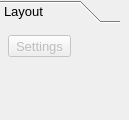
         <widget class="QWidget" name="layoutMode_Page">
          <widget class="QToolBox" name="layout_ToolBox">
           <property name="enabled">
            <bool>true</bool>
           </property>
           <property name="geometry">
            <rect>
             <x>0</x>
             <y>0</y>
             <width>120</width>
             <height>111</height>
            </rect>
           </property>
           <property name="sizePolicy">
            <sizepolicy hsizetype="Preferred" vsizetype="Maximum">
             <horstretch>1</horstretch>
             <verstretch>0</verstretch>
            </sizepolicy>
           </property>
           <property name="minimumSize">
            <size>
             <width>120</width>
             <height>0</height>
            </size>
           </property>
           <property name="maximumSize">
            <size>
             <width>16777215</width>
             <height>16777215</height>
            </size>
           </property>
           <property name="font">
            <font>
             <pointsize>10</pointsize>
            </font>
           </property>
           <property name="toolTip">
            <string/>
           </property>
           <property name="currentIndex">
            <number>0</number>
           </property>
           <property name="tabSpacing">
            <number>4</number>
           </property>
           <widget class="QWidget" name="layout_Page">
            <property name="geometry">
             <rect>
              <x>0</x>
              <y>0</y>
              <width>120</width>
              <height>82</height>
             </rect>
            </property>
            <attribute name="icon">
             <iconset resource="share/resources/toolicon.qrc">
              <normaloff>:/toolicon/32x32/layout_toolbox.png</normaloff>:/toolicon/32x32/layout_toolbox.png</iconset>
            </attribute>
            <attribute name="label">
             <string>Layout</string>
            </attribute>
            <attribute name="toolTip">
             <string>Layout</string>
            </attribute>
            <layout class="QFormLayout" name="formLayout_15">
             <property name="fieldGrowthPolicy">
              <enum>QFormLayout::AllNonFixedFieldsGrow</enum>
             </property>
             <property name="verticalSpacing">
              <number>4</number>
             </property>
             <property name="leftMargin">
              <number>8</number>
             </property>
             <property name="topMargin">
              <number>8</number>
             </property>
             <property name="rightMargin">
              <number>8</number>
             </property>
             <property name="bottomMargin">
              <number>8</number>
             </property>
             <item row="0" column="0">
              <widget class="QToolButton" name="layoutSettings_ToolButton">
               <property name="enabled">
                <bool>false</bool>
               </property>
               <property name="toolTip">
                <string>New Print Layout (N, L)</string>
               </property>
               <property name="text">
                <string>Settings</string>
               </property>
               <property name="icon">
                <iconset resource="share/resources/toolicon.qrc">
                 <normaloff>:/toolicon/32x32/layout_settings.png</normaloff>:/toolicon/32x32/layout_settings.png</iconset>
               </property>
               <property name="iconSize">
                <size>
                 <width>32</width>
                 <height>32</height>
                </size>
               </property>
               <property name="checkable">
                <bool>true</bool>
               </property>
              </widget>
             </item>
            </layout>
           </widget>
          </widget>
         </widget>
